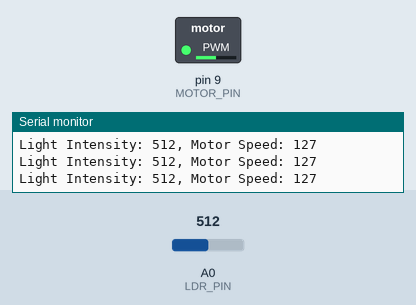
This sketch was run on a simulated Arduino Uno, built with avr-gcc and run on an emulated ATmega328P. Shown: switched loads named in the sketch (green lamp = pin HIGH), the last lines printed to the serial monitor. The inputs (shaded band) are chosen by the test bench; at power-on: A0 (LDR_PIN) = 512.

Above: at 1.2 s.
1.3 s: A0 (LDR_PIN) set to 716
At 2.4 s:
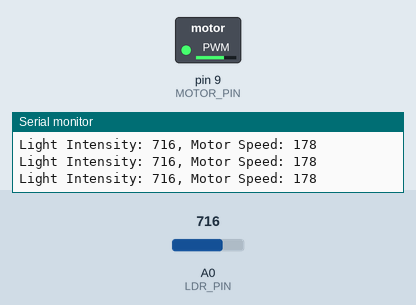
2.8 s: A0 (LDR_PIN) set to 900
At 4.0 s:
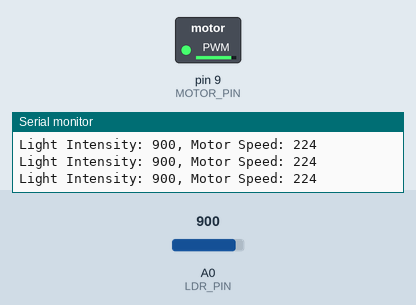
4.3 s: A0 (LDR_PIN) set to 122
At 5.5 s:
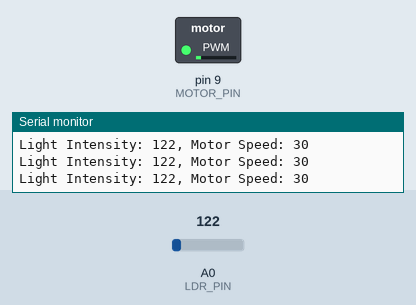
5.8 s: A0 (LDR_PIN) set to 0
At 7.1 s:
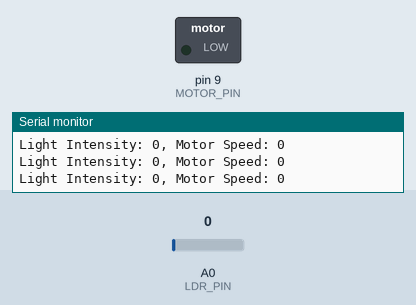
Timing chart, 0 to 8.3 s (numbered marks = the images above; inputs shaded):
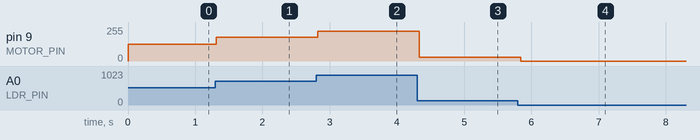

The sketch:

code.ino
```cpp
const int LDR_PIN = A0;   // LDR is connected to analog pin A0
const int MOTOR_PIN = 9;  // Motor control pin
int lightValue;           // Variable to store light intensity

void setup() {
  pinMode(MOTOR_PIN, OUTPUT);
  Serial.begin(9600);
}

void loop() {
  lightValue = analogRead(LDR_PIN);  // Read the light intensity
  int motorSpeed = map(lightValue, 0, 1023, 0, 255);  // Map light intensity to motor speed
  analogWrite(MOTOR_PIN, motorSpeed);  // Set the motor speed

  // Print the light intensity and motor speed to the serial monitor
  Serial.print("Light Intensity: ");
  Serial.print(lightValue);
  Serial.print(", Motor Speed: ");
  Serial.println(motorSpeed);

  delay(100);  // Delay for stability
}
```

Measured:
- after the input at 1.3 s, pin 9 (MOTOR_PIN): 127/255 → 178/255 at once
- after the input at 2.8 s, pin 9 (MOTOR_PIN): 178/255 → 224/255 at once
- after the input at 4.3 s, pin 9 (MOTOR_PIN): 224/255 → 30/255 at once
- after the input at 5.8 s, pin 9 (MOTOR_PIN): 30/255 → 0/255 at once
